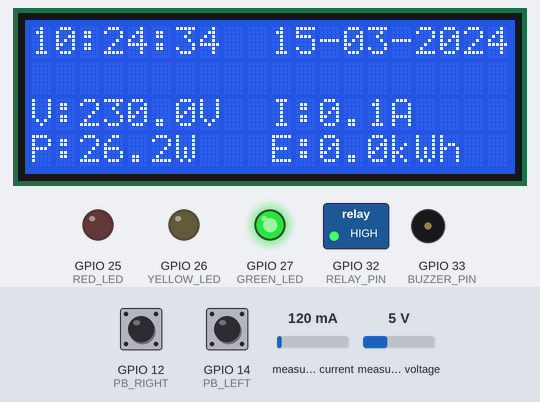
A sketch run on a simulated ESP32. Parts: 20×4 character LCD, switched loads named in the sketch (green lamp = pin HIGH), output pins drawn as LEDs (lit = HIGH), buzzer (waves = sounding, pin HIGH). The test bench sets the inputs (shaded band); at power-on: GPIO 12 (PB_RIGHT) LOW, measured voltage 5 V, GPIO 14 (PB_LEFT) LOW, measured current 120 mA. WiFi joins after 1.5 s; servers stay silent unless stated; network time is answered at once with the bench clock; the local clock reads 2024-03-15 10:24:30 at power-on unless the sketch sets it; what the sketch prints to the serial monitor is not drawn.

Above: at 4.8 s.
4.9 s: GPIO 12 (PB_RIGHT) pulled HIGH for 0.35 s
At 5.7 s:
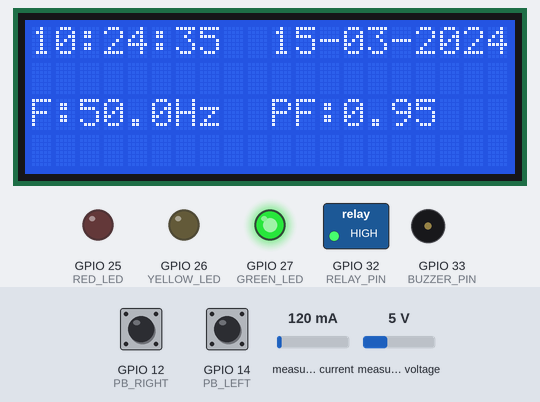
8.2 s: GPIO 12 (PB_RIGHT) pulled HIGH for 1 s
At 9.8 s:
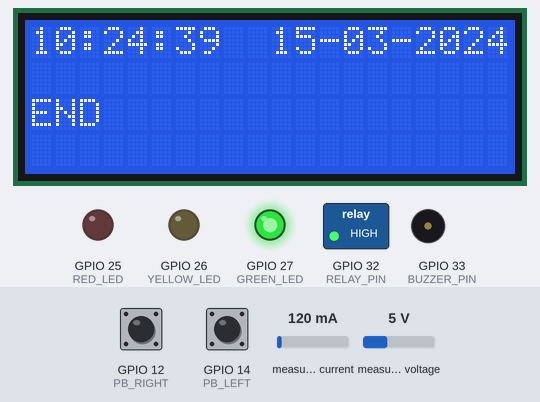
12.2 s: measured voltage set to 5.6 V
14.5 s: measured voltage set to 6.2 V
At 16.5 s:
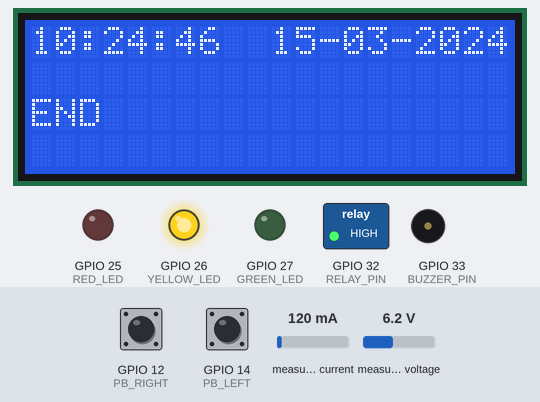
17.5 s: GPIO 14 (PB_LEFT) pulled HIGH for 0.35 s
At 18.8 s:
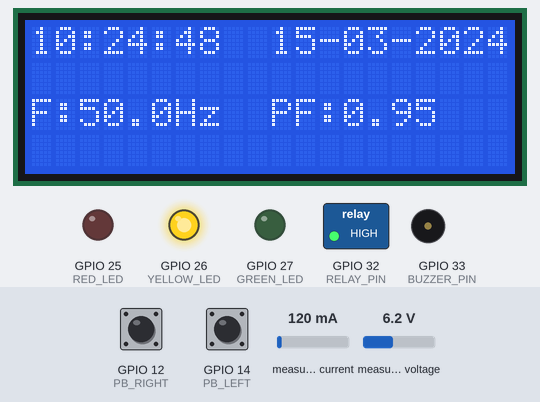
20.8 s: GPIO 14 (PB_LEFT) pulled HIGH for 1 s
At 21.5 s:
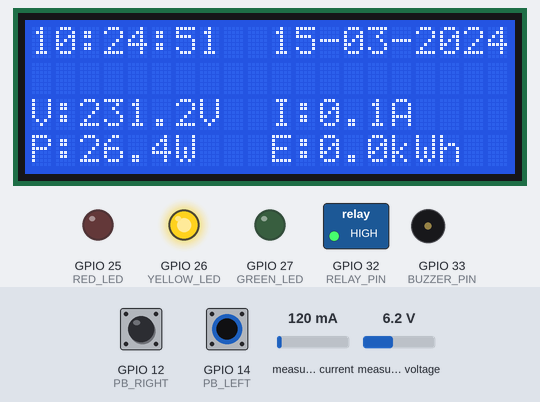
Timing chart, 0 to 23.8 s (numbered marks = the images above; inputs shaded):
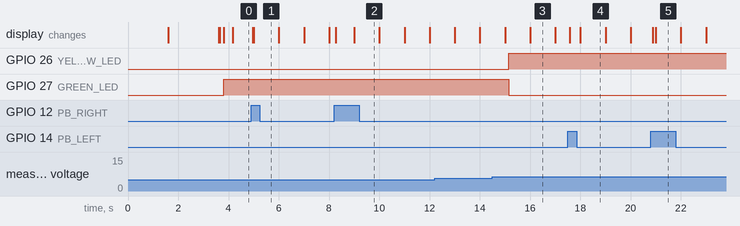

The sketch:

kwh_meter3.ino
```cpp
#include <PZEM004Tv30.h>
#include <LiquidCrystal_I2C.h>
#include <WiFi.h>
#include <NTPClient.h>
#include <WiFiUdp.h>

// ----- PIN DEFINITION -----
/*
  SD Card Interface code for ESP32
  SPI Pins of ESP32 SD card as follows:
  CS    = 5;
  MOSI  = 23;
  MISO  = 19;
  SCK   = 18;
*/
#define RX_PIN 16      //ESP32 RX
#define TX_PIN 17      //ESP32 TX
#define PB_LEFT 14     //left button
#define PB_RIGHT 12    //right button
#define RELAY_PIN 32
#define RED_LED 25
#define YELLOW_LED 26
#define GREEN_LED 27
#define BUZZER_PIN 33

PZEM004Tv30 pzem(Serial2, RX_PIN, TX_PIN);
LiquidCrystal_I2C lcd(0x27, 20, 4);

// ----- NETWORK CONFIG -----
const char* ssid = "NNA 2700";
const char* password = "807<8Bo4";

// ----- NTP CLIENT TO GET TIME -----
WiFiUDP ntpUDP;
NTPClient timeClient(ntpUDP, "pool.ntp.org", 7 * 3600, 60000);  //offset = GMT+7

String formattedDate, dateStamp, timeStamp, dd, mm, yyyy;  //variabel waktu
float voltage, current, power, energy, frequency, pf;      //variabel kWh
float sumVoltage = 0, sumCurrent = 0, sumPower = 0, sumEnergy = 0, sumFreq = 0, sumPF = 0;
unsigned long countSamples = 0, lastFiveMin = 0;
int pageCtr = 1, pageMax = 3;                              //navigation page
bool alarmMuted = false;                                   //alarm settings

// ----- Treshold parameter -----
float V_HH = 242, V_H = 231, V_LL = 198, V_L = 200;
float I_HH = 8, I_H = 6.8;

// ----- TIMER NON BLOCKING -----
unsigned long lastSensorRead = 0;
unsigned long lastTimeUpdate = 0;

// ----- INTERUPT FALGS -----
volatile bool rightPressed = false, leftPressed = false;
unsigned long lastIRight = 0, lastILeft = 0;
const unsigned long debounceI = 150; // ms debounce


// ==============================================================
// ISR HANDLERS BUTTON
// ==============================================================
void IRAM_ATTR onRightPress() {
  if (millis() - lastIRight > debounceI) {
    rightPressed = true;
    lastIRight = millis();
  }
}

void IRAM_ATTR onLeftPress() {
  if (millis() - lastILeft > debounceI) {
    leftPressed = true;
    lastILeft = millis();
  }
}


// ==============================================================
// FUNGSI KONEKSI WIFI
// ==============================================================
bool connectWiFi() {
  Serial.print("\nConnection to: ");
  Serial.println(ssid);

  WiFi.begin(ssid, password);

  int attempts = 0;

  lcd.setCursor(0, 2);
  lcd.print("Connecting WiFi ...");

  while (WiFi.status() != WL_CONNECTED && attempts < 20) {
    delay(500);
    Serial.print(".");
    attempts++;
  }

  return WiFi.status() == WL_CONNECTED;
}


// ==============================================================
// FUNGSI WAKTU-TANGGAL
// ==============================================================
String getDateTime() {
  timeClient.update();
  formattedDate = timeClient.getFormattedDate();
  Serial.println("\n" + formattedDate);

  int splitT = formattedDate.indexOf("T");

  dateStamp = formattedDate.substring(0, splitT);                                // Extract date
  timeStamp = formattedDate.substring(splitT + 1, formattedDate.length() - 1);   // Extract time

  dd   = dateStamp.substring(8, 10);
  mm   = dateStamp.substring(5, 7);
  yyyy = dateStamp.substring(0, 4);

  return timeStamp + "  " + dd + "-" + mm + "-" + yyyy;
}


// ==============================================================
// CLEAR CONTENT AREA ONLY (Baris 1, 2, 3 saja)
// ==============================================================
void clearContentArea() {
  lcd.setCursor(0, 1); lcd.print("                    ");
  lcd.setCursor(0, 2); lcd.print("                    ");
  lcd.setCursor(0, 3); lcd.print("                    ");
}


// ==============================================================
// FUNGSI NAVIGASI HALAMAN
// ==============================================================
void drawPage() {
  clearContentArea();

  switch(pageCtr) {
    case 1:
      lcd.setCursor(0, 2);
      lcd.print("V:" + String(voltage, 1) + "V");
      lcd.setCursor(10,2);
      lcd.print("I:" + String(current, 1) + "A");
      lcd.setCursor(0, 3);
      lcd.print("P:" + String(power, 1) + "W");
      lcd.setCursor(10,3);
      lcd.print("E:" + String(energy, 1) + "kWh");
      break;
    case 2:
      lcd.setCursor(0, 2);
      lcd.print("F:" + String(frequency, 1) + "Hz");
      lcd.setCursor(10,2);
      lcd.print("PF:" + String(pf, 2));
      break;
    case 3:
      lcd.setCursor(0, 2);
      lcd.print("END");
      break;
  }
}


// ==============================================================
// FUNGSI LOGIKA ALARM
// ==============================================================
void alarmTrigger(float v, float i) {
  bool isCritical = (v >= V_HH || v <= V_LL || i >= I_HH);
  bool isWarning  = ((v >= V_H && v < V_HH) ||
                     (v > V_LL && v <= V_L) ||
                     (i >= I_H && i < I_HH));
  bool isNormal   = (!isCritical && !isWarning);

  // 1. Reset mute ketika kondisi normal
  if (isNormal) {
    alarmMuted = false;   // boleh bunyi lagi nanti
  }

  // 2. KRITIS → LED merah + relay off
  if (isCritical) {
    digitalWrite(RED_LED, HIGH);
    digitalWrite(YELLOW_LED, LOW);
    digitalWrite(GREEN_LED, LOW);
    digitalWrite(RELAY_PIN, LOW);

    if (!alarmMuted) {
      digitalWrite(BUZZER_PIN, HIGH);    // bunyi jika belum mute
    } else {
      digitalWrite(BUZZER_PIN, LOW);     // mati kalau dimute user
    }
    return;
  }

  // 3. WARNING → LED kuning
  if (isWarning) {
    digitalWrite(RED_LED, LOW);
    digitalWrite(YELLOW_LED, HIGH);
    digitalWrite(GREEN_LED, LOW);
    digitalWrite(RELAY_PIN, HIGH);

    digitalWrite(BUZZER_PIN, LOW);
    return;
  }

  // 4. NORMAL → LED hijau
  if (isNormal) {
    digitalWrite(RED_LED, LOW);
    digitalWrite(YELLOW_LED, LOW);
    digitalWrite(GREEN_LED, HIGH);
    digitalWrite(RELAY_PIN, HIGH);

    digitalWrite(BUZZER_PIN, LOW);
  }
}


// ==============================================================
// SETUP
// ==============================================================
void setup() {
  Serial.begin(115200);

  pinMode(PB_LEFT, INPUT_PULLDOWN);
  pinMode(PB_RIGHT, INPUT_PULLDOWN);
  pinMode(RED_LED, OUTPUT);
  pinMode(YELLOW_LED, OUTPUT);
  pinMode(GREEN_LED, OUTPUT);
  pinMode(BUZZER_PIN, OUTPUT);
  pinMode(RELAY_PIN, OUTPUT);

  attachInterrupt(digitalPinToInterrupt(PB_RIGHT), onRightPress, RISING);
  attachInterrupt(digitalPinToInterrupt(PB_LEFT), onLeftPress, RISING);
  digitalWrite(RED_LED, LOW);
  digitalWrite(YELLOW_LED, LOW);
  digitalWrite(GREEN_LED, LOW);
  digitalWrite(BUZZER_PIN, LOW);
  digitalWrite(RELAY_PIN, HIGH);

  // ----- INITIALIZE LCD -----
  lcd.init();
  lcd.backlight();

  lcd.setCursor(0, 0);
  lcd.print("POWER MONITOR");

  // ----- CEK KONEKSI WIFI -----
  if (connectWiFi()) {
    // ----- Initialize NTP client -----
    timeClient.begin();

    Serial.println("[CONNECTED]\n");
    lcd.setCursor(0, 3);
    lcd.print("[CONNECTED]");
  } else {
    Serial.println("[FAILED]\n");
    lcd.setCursor(0, 3);
    lcd.print("[FAILED]");
  }

  delay(2000);
  lcd.clear();

  lastFiveMin = millis();

  // ----- Reset energi -----
  //pzem.resetEnergy();
}


// ==============================================================
// LOOP
// ==============================================================
void loop() {
  unsigned long nowTime = millis();

  // ----- TANGGAL DAN WAKTU -----
  if (nowTime - lastTimeUpdate >= 1000) {
    lastTimeUpdate += 1000;
    //lastTimeUpdate = nowTime;
    lcd.setCursor(0, 0);
    lcd.print(getDateTime());
  }

  // ----- KONFIGURASI TOMBOL NAVIGASI -----
  // Handle tombol untuk matikan alarm
  if (rightPressed || leftPressed) {
    alarmMuted = true;
    digitalWrite(BUZZER_PIN, LOW);
  }

  // tombol kanan
  if (rightPressed) {
    rightPressed = false;

    if (pageCtr < pageMax) {
      pageCtr++;
    }

    drawPage();
  }

  //tombol kiri
  if (leftPressed) {
    leftPressed = false;

    if (pageCtr > 1) {
      pageCtr--;
    }

    drawPage();
  }


  // ----- Read the data from the PZEM sensor -----
  // Serial.print("\nCustom Address:");
  // Serial.println(pzem.readAddress(), HEX);

  if (nowTime - lastSensorRead >= 1000) {
    lastSensorRead += 1000;

    voltage   = pzem.voltage();
    current   = pzem.current();
    power     = pzem.power();
    energy    = pzem.energy();
    frequency = pzem.frequency();
    pf        = pzem.pf();

    if (isnan(voltage))   voltage   = 0;
    if (isnan(current))   current   = 0;
    if (isnan(power))     power     = 0;
    if (isnan(energy))    energy    = 0;
    if (isnan(frequency)) frequency = 0;
    if (isnan(pf))        pf        = 0;

    // ----- Print the values to the Serial terminal -----
    Serial.print("Voltage  : ");    Serial.print(voltage);      Serial.println("V");
    Serial.print("Current  : ");    Serial.print(current);      Serial.println("A");
    Serial.print("Power    : ");    Serial.print(power);        Serial.println("W");
    Serial.print("Energy   : ");    Serial.print(energy);       Serial.println("kWh");
    Serial.print("Frequency: ");    Serial.print(frequency);    Serial.println("Hz");
    Serial.print("PF       : ");    Serial.println(pf);

    // ----- Print the values to the LCD -----
    drawPage();

    // ----- AKUMULASI DATA LOGGING -----
    sumVoltage += voltage;
    sumCurrent += current;
    sumPower += power;
    sumEnergy += energy;
    sumFreq += frequency;
    sumPF += pf;

    countSamples++;

    if (nowTime - lastFiveMin >= 300000) {
      lastFiveMin += 300000;

      //Hitung rata-rata
      float avgVoltage = sumVoltage/countSamples;
      float avgCurrent = sumCurrent/countSamples;
      float avgPower = sumPower/countSamples;
      float avgFreq = sumFreq/countSamples;
      float avgEnergy = sumEnergy/countSamples;
      float avgPF = sumPF/countSamples;

      Serial.println("\n5 min avg data: =================");
      Serial.println("Avg Voltage   : " + String(avgVoltage));
      Serial.println("Avg Current   : " + String(avgCurrent));
      Serial.println("Avg Power     : " + String(avgPower));
      Serial.println("Avg Energy    : " + String(avgEnergy));
      Serial.println("Avg Frequency : " + String(avgFreq));
      Serial.println("Avg PF        : " + String(avgPF));
      Serial.println("=================================\n");

      // Reset akumulasi
      sumVoltage   = 0;
      sumCurrent   = 0;
      sumPower     = 0;
      sumEnergy    = 0;
      sumFreq      = 0;
      sumPF        = 0;
      countSamples = 0;
    }

    alarmTrigger(voltage, current);
  }
}
```

Measured:
- the behaviour switches between 5.9 and 6 V on measured voltage (found by bisection; images 2 and 3)
- after the input at 4.9 s, the display: first changes after 0.07 s (image 1 shows a later state)
- after the input at 8.2 s, the display: first changes after 0.06 s (image 2 shows a later state)
- after the input at 14.5 s, GPIO 26 (YELLOW_LED): LOW → HIGH after 0.65 s; GPIO 27 (GREEN_LED): HIGH → LOW after 0.65 s
- after the input at 17.5 s, the display: first changes after 0.07 s (image 4 shows a later state)
- after the input at 20.8 s, the display: first changes after 0.09 s (image 5 shows a later state)
- what the display in image 3 shows lasts 1.0 s, from 16.0 s to 17.0 s
